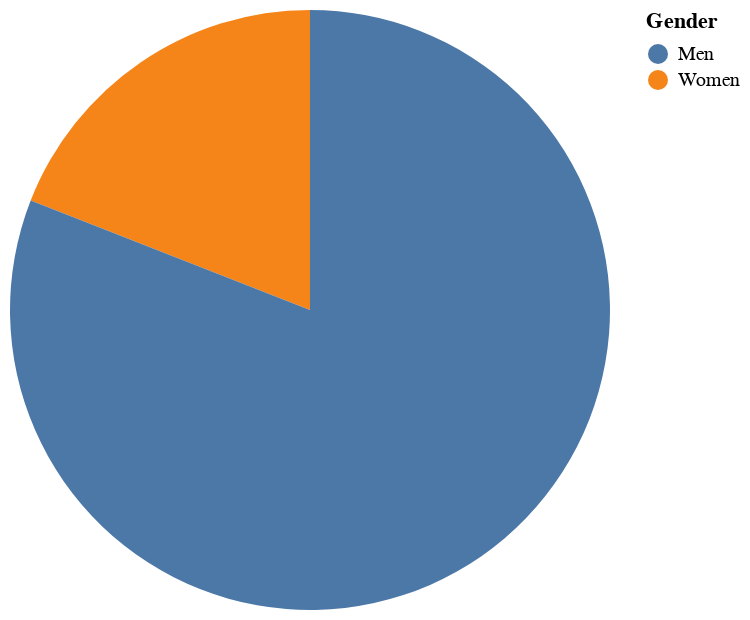

Here is the notebook cell this chart was saved with:
### Code cell
# function for app.py

import pandas as pd
import altair as alt

df = pd.read_csv('../data/filtered/pie_chart_data.csv')

def create_chart(df, year, industry):
    
    filtered_rows = []
    for index, row in df.iterrows():
        if row["Industry"] == industry and row["REF_DATE"] == year:
            filtered_rows.append(row)
    filtered_df = pd.DataFrame(filtered_rows)

    chart = alt.Chart(filtered_df).mark_arc().encode(
        theta="VALUE",
        color="Gender"
    )
    return chart

chart = create_chart(df, 2016, "Energy")
chart

### Figure 1 — Vega-Lite specification as saved in the notebook (floating-point values rounded to 4 significant figures)
{"config": {"view": {"continuousWidth": 300, "continuousHeight": 300}}, "data": {"name": "data-2ea990d66ce563894c5987c7a4f7c127"}, "mark": {"type": "arc"}, "encoding": {"color": {"field": "Gender", "type": "nominal"}, "theta": {"field": "VALUE", "type": "quantitative"}}, "$schema": "https://vega.github.io/schema/vega-lite/v5.17.0.json", "datasets": {"data-2ea990d66ce563894c5987c7a4f7c127": [{"REF_DATE": 2016, "Gender": "Women", "Industry": "Energy", "VALUE": 113.0}, {"REF_DATE": 2016, "Gender": "Men", "Industry": "Energy", "VALUE": 480.0}]}}
